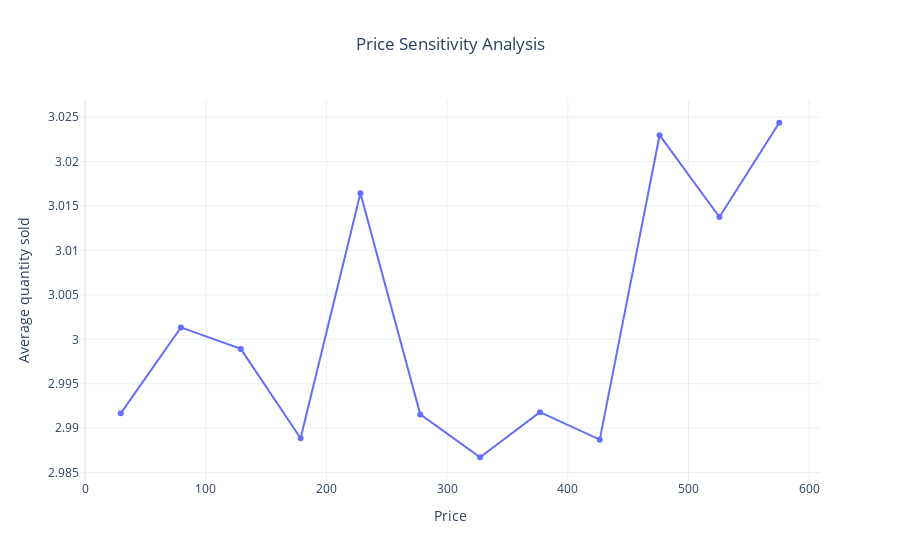

Source (notebook cell):
### Markdown cell above
##### Price Sensitivity Analysis

### Code cell
# Create price bins (cleaner bins)
df['price_bin'] = pd.cut(df['unit_price'], bins=12)

# Calculate average quantity per bin
grouped = (
    df.groupby('price_bin', observed=False)['quantity']
      .mean()
      .reset_index()
)

# Convert bin to midpoint for cleaner x-axis
grouped['price_mid'] = grouped['price_bin'].apply(lambda x: x.mid)

# Plot
fig = px.line(
    grouped.sort_values('price_mid'),
    x='price_mid',
    y='quantity',  
    markers=True,
    title="Price Sensitivity Analysis"
)

fig.update_layout(
    title_x=0.5,
    xaxis_title="Price",
    yaxis_title="Average quantity sold",
    template="plotly_white"
)

fig.show()
fig.write_html(
    "../visuals/Price_Sensitivity_Analysis.html")

### Figure 1 — Plotly figure (JSON) as saved in the notebook; plotly's stock layout.template omitted (floating-point values rounded to 4 significant figures)
{"data": [{"hovertemplate": "price_mid=%{x}<br>quantity=%{y}<extra></extra>", "legendgroup": "", "line": {"color": "#636efa", "dash": "solid"}, "marker": {"symbol": "circle"}, "mode": "lines+markers", "name": "", "orientation": "v", "showlegend": false, "type": "scatter", "x": [29.49, 79.37, 129.0, 178.5, 228.1, 277.7, 327.3, 376.9, 426.5, 476.0, 525.6, 575.2], "xaxis": "x", "y": [2.992, 3.001, 2.999, 2.989, 3.016, 2.992, 2.987, 2.992, 2.989, 3.023, 3.014, 3.024], "yaxis": "y"}], "layout": {"legend": {"tracegroupgap": 0}, "title": {"text": "Price Sensitivity Analysis", "x": 0.5}, "xaxis": {"anchor": "y", "domain": [0, 1], "title": {"text": "Price"}}, "yaxis": {"anchor": "x", "domain": [0, 1], "title": {"text": "Average quantity sold"}}}}
